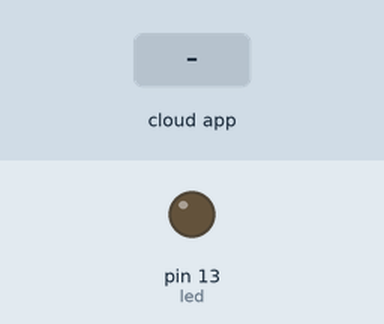
Simulated run of this sketch. Board: Arduino Uno, built with avr-gcc and run on an emulated ATmega328P. Shown: output pins drawn as LEDs (lit = HIGH). Inputs (shaded band) come from the test bench. The ROS host is connected and sends only what is stated.

Above: at 1.2 s.
1.3 s: the phone or cloud app sets toggle_led to 0
At 2.1 s:
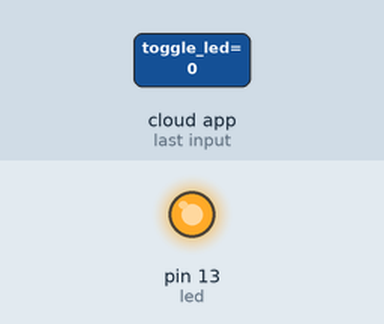
2.8 s: the phone or cloud app sets toggle_led to 1
At 3.3 s:
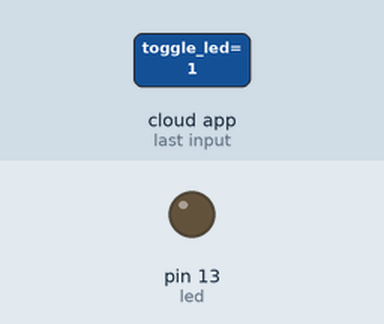
Timing chart, 0 to 5.8 s (numbered marks = the images above; inputs shaded):
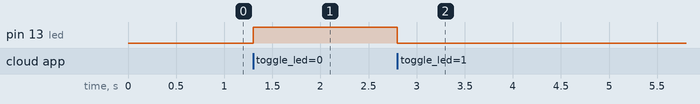

The sketch:

RosArduinoHelloWorld.ino
```cpp
#include <ros.h>
#include <std_msgs/String.h>
#include <std_msgs/Empty.h>

ros::NodeHandle  nh;

std_msgs::String str_msg;
ros::Publisher chatter("chatter", &str_msg);


void messageCb( const std_msgs::Empty& toggle_msg){
  digitalWrite(13, HIGH-digitalRead(13));   // blink the led
  str_msg.data = "recieve toggle message";
  chatter.publish( &str_msg );
}
ros::Subscriber<std_msgs::Empty> sub("toggle_led", &messageCb );


void setup()
{
  pinMode(13, OUTPUT);
  nh.initNode();
  nh.advertise(chatter);
  nh.subscribe(sub);
}

void loop()
{
  nh.spinOnce();
  delay(1);
}
```

Measured:
- after the input at 1.3 s, pin 13 (led): LOW → HIGH at once
- after the input at 2.8 s, pin 13 (led): HIGH → LOW at once
